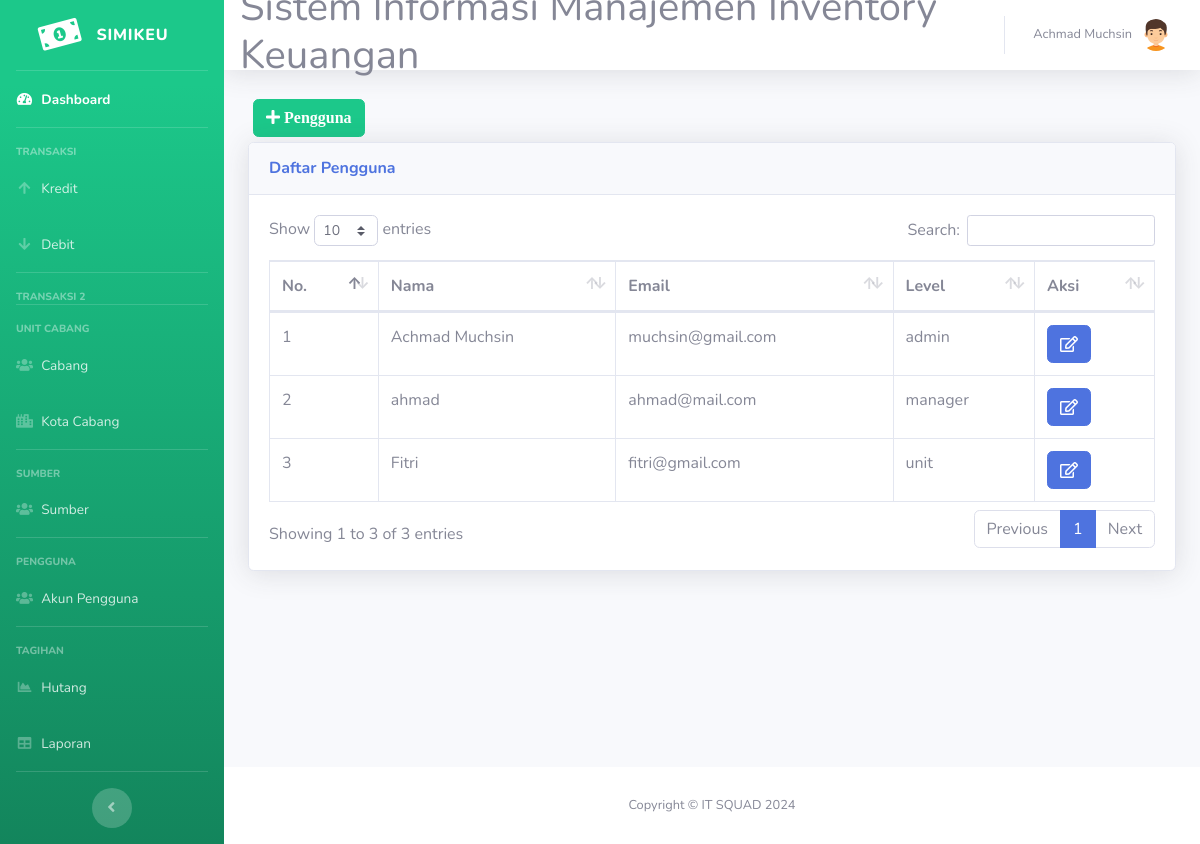
The page /pengguna.php (signed in) on the database its author committed.
### tables this page shows
CREATE TABLE `pengguna` (
  `id_admin` int(11) NOT NULL,
  `nama` varchar(40) NOT NULL,
  `email` varchar(40) NOT NULL,
  `pass` varchar(40) NOT NULL,
  `level` enum('admin','manager','unit') NOT NULL
);

### pengguna.php (the view, shortened to what this page needs)
<!DOCTYPE html>
<html lang="en">
<head>
  <link href="vendor/fontawesome-free/css/all.min.css" rel="stylesheet" type="text/css">
  <link href="css/sb-admin-2.min.css" rel="stylesheet">
  <link href="vendor/datatables/dataTables.bootstrap4.min.css" rel="stylesheet">
</head>
<body id="page-top">
<?php require 'koneksi.php'; ?>
<?php require 'sidebar.php'; ?>
      <div id="content">
<?php require 'navbar.php'; ?>
        <div class="container-fluid">
<button type="button" class="btn btn-success" style="margin:5px" data-toggle="modal" data-target="#myModalTambah"><i class="fa fa-plus"> Pengguna</i></button><br>
          <div class="card shadow mb-4">
            <div class="card-header py-3">
              <h6 class="m-0 font-weight-bold text-primary">Daftar Pengguna</h6>
            </div>
            <div class="card-body">
              <div class="table-responsive">
                <table class="table table-bordered" id="dataTable" width="100%" cellspacing="0">
                  <thead>
                    <tr>
                      <th>No.</th>
                      <th>Nama</th>
                      <th>Email</th>
                      <th>Level</th>
                      <th>Aksi</th>
                    </tr>
                  </thead>
                  <tbody>
				  <?php
$query = mysqli_query($koneksi,"SELECT * FROM pengguna");
$no = 1;
while ($data = mysqli_fetch_assoc($query))
{
?>
                    <tr>
                      <td><?=$no?></td>
                      <td><?=$data['nama']?></td>
                      <td><?=$data['email']?></td>
                      <td><?=$data['level']?></td>
					  <td>
<a href="#" type="button" class=" fa fa-edit btn btn-primary btn-md" data-toggle="modal" data-target="#myModal<?php echo $data['id_admin']; ?>"></a>
</td>
</tr>
<?php $no++; ?>
  </div>
<?php
}
?>
              </div>
            </div>
          </div>
        </div>
<?php require 'footer.php'?>
</body>
</html>

### rows shown on the page
pengguna: nama "Achmad Muchsin", email "muchsin@gmail.com", level "admin"
pengguna: nama "ahmad", email "ahmad@mail.com", level "manager"
pengguna: nama "Fitri", email "fitri@gmail.com", level "unit"

### other values the page prints
$_SESSION['nama'] "Achmad Muchsin"
